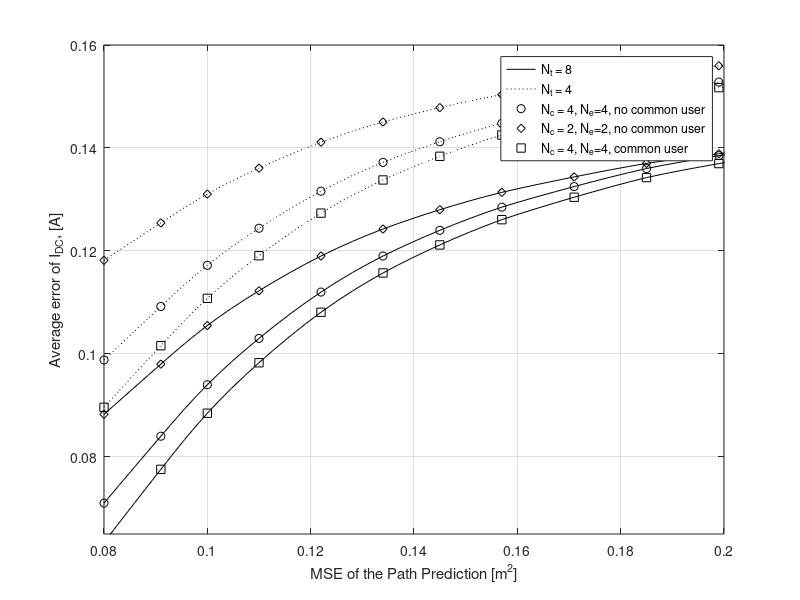

Write MATLAB code to recreate this figure.
clear; clc; close all;


MSE_Path = cell2mat(struct2cell(load('Data Sets/MSE_Path_Prediction_High_Res.mat'))); 

IDC_2_2_4_No = cell2mat(struct2cell(load('Data Sets/IDC_Nt4_Nc2_Ne2_No.mat'))); 
IDC_4_4_4_Com = cell2mat(struct2cell(load('Data Sets/IDC_Nt4_Nc4_Ne4_Com.mat')));
IDC_4_4_4_No = cell2mat(struct2cell(load('Data Sets/IDC_Nt4_Nc4_Ne4_No.mat'))); 

IDC_2_2_8_No = cell2mat(struct2cell(load('Data Sets/IDC_Nt8_Nc2_Ne2_No.mat'))); 
IDC_4_4_8_Com = cell2mat(struct2cell(load('Data Sets/IDC_Nt8_Nc4_Ne4_Com.mat')));
IDC_4_4_8_No = cell2mat(struct2cell(load('Data Sets/IDC_Nt8_Nc4_Ne4_No.mat'))); 


figure(1);
plot(-1,-1,'k-');
hold on
plot(-1,-1,'k:');
hold on
plot(-1,-1,'ko');
hold on
plot(-1,-1,'kd');
hold on
plot(-1,-1,'ks');
hold on

plot(MSE_Path, IDC_2_2_8_No,'k-');
hold on;
plot(MSE_Path, IDC_4_4_8_Com,'k-');
hold on;
plot(MSE_Path, IDC_4_4_8_No,'k-');
hold on;
plot(MSE_Path, IDC_2_2_4_No,'k:');
hold on;
plot(MSE_Path, IDC_4_4_4_Com,'k:');
hold on;
plot(MSE_Path, IDC_4_4_4_No,'k:');
hold on;

plot(MSE_Path(1:4:end), IDC_2_2_8_No(1:4:end),'kd');
hold on;
plot(MSE_Path(1:4:end), IDC_4_4_8_Com(1:4:end),'ks');
hold on;
plot(MSE_Path(1:4:end), IDC_4_4_8_No(1:4:end),'ko');
hold on;
plot(MSE_Path(1:4:end), IDC_2_2_4_No(1:4:end),'kd');
hold on;
plot(MSE_Path(1:4:end), IDC_4_4_4_Com(1:4:end),'ks');
hold on;
plot(MSE_Path(1:4:end), IDC_4_4_4_No(1:4:end),'ko');
hold on;

grid on
xlabel('MSE of the Path Prediction [m^2]');
ylabel('Average error of I_{DC}, [A]');
legend('N_t = 8','N_t = 4', 'N_c = 4, N_e=4, no common user', 'N_c = 2, N_e=2, no common user', 'N_c = 4, N_e=4, common user');
axis([0.08 0.2 0.065 0.16]);